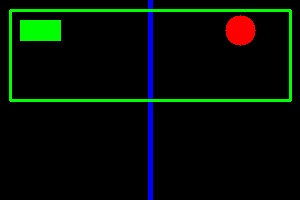
#> input picture P1/imagen.jpg, 300 x 200 px, given in place of the camera
$ jupyter execute VC_P1_Entrega_Grupo33.ipynb   (text cells are left out)
#> lines starting #> are read from the running program, lines starting #| are printed output that depends on the picture; after the words box and inside, x2 and y2 are one past the last pixel; in counts of white or black regions, pixels touching at a corner belong together
[cell 1]
import cv2
import numpy as np
import matplotlib.pyplot as plt

[cell 2]
# Dimensiones
width = 800
height = 800

# Creamos una matriz llena de ceros (un fondo completamente negro)
board = np.zeros((height, width, 1), dtype=np.uint8)

# Recorremos la cuadrícula de 8x8 del ajedrez
for fila in range(0, 8):
    for columna in range(0, 8):

        # Pintamos de blanco (255) si la fila y la columna son pares
        if columna % 2 == 0:
            if fila % 2 == 0:
                # Calculamos el bloque de 100x100 píxeles que ocupa la casilla
                board[fila*100:fila*100+100, columna*100:columna*100+100, 0] = 255

        # O pintamos de blanco si la fila y la columna son impares
        else:
            if fila % 2 != 0:
                board[fila*100:fila*100+100, columna*100:columna*100+100, 0] = 255

# Visualiza con matplotlib
plt.imshow(board, cmap='gray', vmin=0, vmax=255)
plt.show()

[cell 3]
#Dimensiones de la imagen
width = 800
height = 800

#Crear imagen en color (fondo negro inicialmente)
tablero = np.zeros((height, width, 3), dtype=np.uint8)

#Número de casillas por lado
n = 8

#Tamaño de cada casilla
tam_casilla = width // n

#Colores en RGB
color1 = (255, 255, 255)   # blanco
color2 = (0, 0, 0)         # negro

#Dibujar las casillas
for fila in range(n):
    for columna in range(n):
        x1 = columna * tam_casilla
        y1 = fila * tam_casilla
        x2 = x1 + tam_casilla
        y2 = y1 + tam_casilla

        if (fila + columna) % 2 == 0:
            color = color1
        else:
            color = color2

        cv2.rectangle(tablero, (x1, y1), (x2, y2), color, -1)

#Mostrar imagen
plt.imshow(tablero)
plt.axis('off')
plt.show()
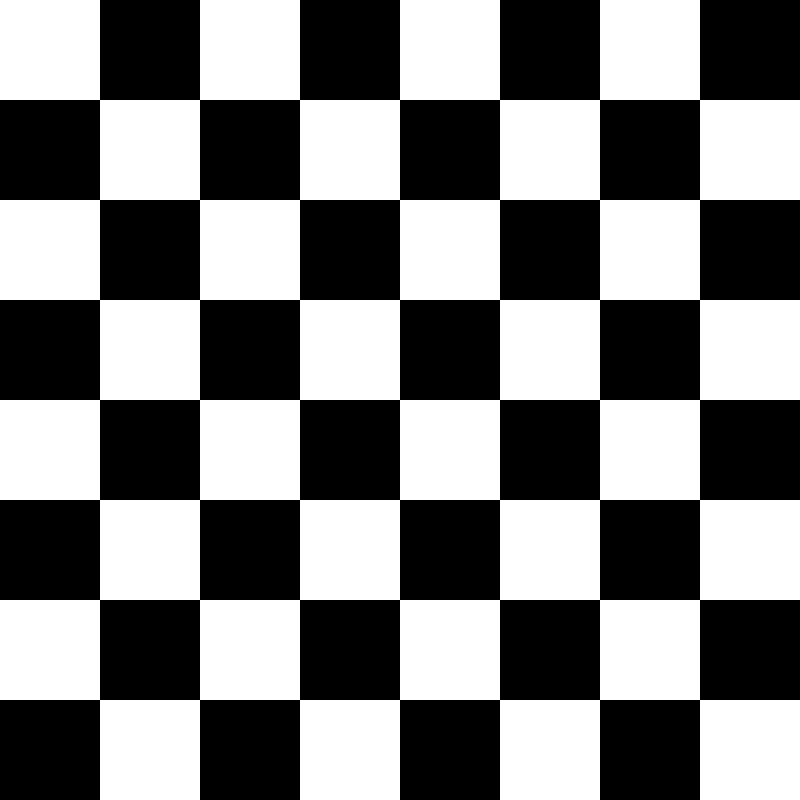
#> shown: shape (800, 800, 3); 50% white; 1 white region, box (x1, y1, x2, y2) and area: (0, 0, 800, 800) 320000

[cell 4]
# Imagen inicial con tres planos
ancho = 300
alto = 200
color_img = np.zeros((alto, ancho, 3), dtype=np.uint8)

# Rellena el fondo de blanco
color_img[:] = 255

# Bloques de colores primarios
cv2.rectangle(color_img, (0, 0), (int(ancho/2) + 20, int(alto/2) + 30), (255, 0, 0), -1)      # Rojo
cv2.rectangle(color_img, (int(ancho/2) + 20, int(alto/2) + 30), (ancho, alto), (0, 0, 255), -1) # Azul
cv2.rectangle(color_img, (0, int(alto/2) + 30), (int(ancho/4), alto), (255, 255, 0), -1)      # Amarillo

# Cuadrícula de líneas negras (grosor 6)
cv2.line(color_img, (int(ancho/2) + 20, 0), (int(ancho/2) + 20, alto), (0, 0, 0), 6)
cv2.line(color_img, (0, int(alto/2) + 30), (ancho, int(alto/2) + 30), (0, 0, 0), 6)
cv2.line(color_img, (int(ancho/4), int(alto/2) + 30), (int(ancho/4), alto), (0, 0, 0), 6)
cv2.line(color_img, (int(ancho/2) + 20, 40), (ancho, 40), (0, 0, 0), 6)
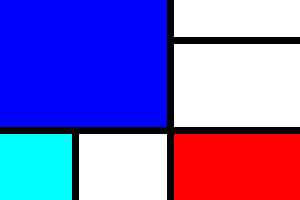
#> color_img: shape (200, 300, 3); mean of channels 0, 1, 2 199.3, 109.1, 124.3; drawn as B, G, R

# Visualiza
plt.imshow(color_img)
plt.axis('off')
plt.show()

# Guarda a disco (convirtiendo de RGB a BGR para OpenCV)
color_img_bgr = cv2.cvtColor(color_img, cv2.COLOR_RGB2BGR)
cv2.imwrite('mondrian.jpg', color_img_bgr)
#> Out = True

[cell 5]
import cv2

vid = cv2.VideoCapture(0)

while(True):
    # fotograma a fotograma
    ret, frame = vid.read()
#> frame is the input picture: shape (200, 300, 3); mean B, G, R 5.8, 13.3, 4.6

    # Hay nuevo fotograma
    if ret:

        # Reducimos la resolución a la mitad para mayor velocidad
        #frame = cv2.resize(frame, (0, 0), fx=0.75, fy=0.75)

        # Convertimos a escala de grises
        gray = cv2.cvtColor(frame, cv2.COLOR_BGR2GRAY)

        # Encontramos los píxeles más oscuros y más claros
        _, _, min_loc, max_loc = cv2.minMaxLoc(gray)
#> min_loc = (0, 0); max_loc = (11, 10)

        # --- PÍXEL MÁS OSCURO ---
        cv2.circle(frame, min_loc, 10, (255, 0, 0), 2)
#> frame: shape (200, 300, 3); 0.08% of pixels changed, all inside (x1, y1, x2, y2) = (0, 0, 12, 12)
        # Añadimos texto azul desplazado un poco (x+20, y-20)
        cv2.putText(frame, 'Oscuro', (min_loc[0] + 20, min_loc[1] - 20),
                    cv2.FONT_HERSHEY_SIMPLEX, 0.7, (255, 0, 0), 2)

        # --- PÍXEL MÁS CLARO ---
        cv2.circle(frame, max_loc, 10, (0, 0, 255), 2)
#> frame: shape (200, 300, 3); mean B, G, R 5.9, 13.2, 5.4
        # Añadimos texto rojo desplazado un poco (x+20, y-20)
        cv2.putText(frame, 'Claro', (max_loc[0] + 20, max_loc[1] - 20),
                    cv2.FONT_HERSHEY_SIMPLEX, 0.7, (0, 0, 255), 2)

        # Muestra fotograma
        cv2.imshow('Vid', frame)

    # Detenemos pulsado ESC
    if cv2.waitKey(20) == 27:
#> (key Esc is pressed here)
        break

# Libera el objeto de captura
vid.release()
# Destruye ventanas
cv2.destroyAllWindows()

[cell 6]
vid = cv2.VideoCapture(0)

# Dimensiones de la cámara
w = int(vid.get(cv2.CAP_PROP_FRAME_WIDTH) / 3)
h = int(vid.get(cv2.CAP_PROP_FRAME_HEIGHT) / 3)


# Función que aplica una paleta de 5 colores según la luminosidad
def aplicar_paleta(gris, c1, c2, c3, c4, c5):

    # Creamos una imagen vacía
    imagen = np.zeros((gris.shape[0], gris.shape[1], 3), dtype=np.uint8)

    # Asignamos un color dependiendo de la luminosidad
    imagen[gris < 50] = c1
    imagen[(gris >= 50) & (gris < 100)] = c2
    imagen[(gris >= 100) & (gris < 150)] = c3
    imagen[(gris >= 150) & (gris < 200)] = c4
    imagen[gris >= 200] = c5

    return imagen


while(True):

    # Fotograma a fotograma
    ret, frameIN = vid.read()

    # Hay nuevo fotograma
    if ret:

        # Reducimos el tamaño de la imagen
        frame = cv2.resize(
            frameIN,
            (w, h),
            interpolation=cv2.INTER_AREA
        )
#> frame: shape (66, 100, 3)

        # Convertimos a escala de grises
        gris = cv2.cvtColor(frame, cv2.COLOR_BGR2GRAY)

        # Suavizamos ligeramente para reducir ruido
        gris_suave = cv2.GaussianBlur(gris, (3, 3), 0)


        # --- PRIMERA GAMA ---
        c1 = aplicar_paleta(
            gris_suave,
            (20, 0, 70),
            (30, 20, 150),
            (40, 80, 230),
            (40, 170, 255),
            (150, 240, 255)
        )


        # --- SEGUNDA GAMA ---
        c2 = aplicar_paleta(
            gris_suave,
            (90, 20, 0),
            (160, 30, 50),
            (200, 20, 160),
            (220, 90, 255),
            (240, 190, 255)
        )


        # --- TERCERA GAMA ---
        c3 = aplicar_paleta(
            gris_suave,
            (20, 60, 0),
            (40, 120, 0),
            (50, 200, 30),
            (50, 240, 160),
            (100, 255, 255)
        )


        # --- CUARTA GAMA ---
        c4 = aplicar_paleta(
            gris_suave,
            (70, 50, 0),
            (130, 100, 0),
            (200, 170, 20),
            (255, 220, 80),
            (255, 255, 180)
        )


        # --- QUINTA GAMA ---
        c5 = aplicar_paleta(
            gris_suave,
            (60, 0, 80),
            (120, 0, 150),
            (180, 20, 220),
            (80, 100, 255),
            (100, 210, 255)
        )


        # --- SEXTA GAMA ---
        c6 = aplicar_paleta(
            gris_suave,
            (120, 20, 0),
            (220, 60, 20),
            (240, 80, 120),
            (220, 140, 230),
            (200, 230, 255)
        )
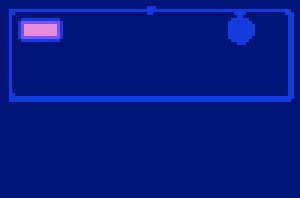
#> c6: shape (66, 100, 3) (shown 3 times larger); mean of channels 0, 1, 2 128.6, 24.1, 3.6; drawn as B, G, R


        # --- SÉPTIMA GAMA ---
        c7 = aplicar_paleta(
            gris_suave,
            (20, 50, 20),
            (20, 100, 80),
            (0, 150, 220),
            (40, 100, 255),
            (180, 180, 255)
        )
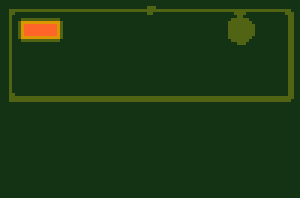
#> c7: shape (66, 100, 3) (shown 3 times larger); mean of channels 0, 1, 2 20, 54.5, 27; drawn as B, G, R


        # --- OCTAVA GAMA ---
        c8 = aplicar_paleta(
            gris_suave,
            (80, 10, 10),
            (120, 20, 80),
            (60, 40, 200),
            (20, 130, 255),
            (140, 240, 255)
        )
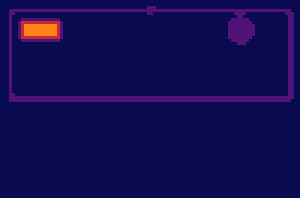
#> c8: shape (66, 100, 3) (shown 3 times larger); mean of channels 0, 1, 2 82.4, 11.7, 17.8; drawn as B, G, R


        # --- NOVENA GAMA ---
        c9 = aplicar_paleta(
            gris_suave,
            (70, 50, 40),
            (130, 70, 100),
            (180, 30, 200),
            (150, 200, 100),
            (210, 255, 210)
        )
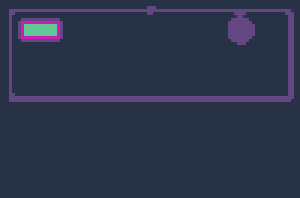
#> c9: shape (66, 100, 3) (shown 3 times larger); mean of channels 0, 1, 2 75.5, 52.4, 45.6; drawn as B, G, R


        # Aplicamos un umbral adaptativo para remarcar los detalles
        mascara = cv2.adaptiveThreshold(
            gris_suave,
            255,
            cv2.ADAPTIVE_THRESH_GAUSSIAN_C,
            cv2.THRESH_BINARY_INV,
            11,
            3
        )
#> mascara: shape (66, 100); 26% white; 2 white regions, box (x1, y1, x2, y2) and area: (4, 4, 96, 32) 984, (0, 0, 100, 66) 735

        # Guardamos las nueve imágenes en una lista
        imagenes = [c1, c2, c3, c4, c5, c6, c7, c8, c9]

        # Pintamos en negro las zonas detectadas por el umbral
        for img in imagenes:
            img[mascara > 0] = (0, 0, 0)
#> this loop made 9 passes


        # Unimos las imágenes por filas
        fila1 = np.hstack((c1, c2, c3))
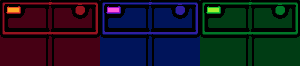
#> fila1: shape (66, 300, 3); mean of channels 0, 1, 2 35.1, 23.2, 22.3; drawn as B, G, R
        fila2 = np.hstack((c4, c5, c6))
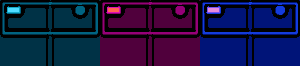
#> fila2: shape (66, 300, 3); mean of channels 0, 1, 2 68.2, 20.6, 23.4; drawn as B, G, R
        fila3 = np.hstack((c7, c8, c9))
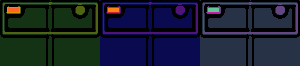
#> fila3: shape (66, 300, 3); mean of channels 0, 1, 2 44.5, 29.9, 23.9; drawn as B, G, R

        # Unimos las tres filas
        collage = np.vstack((fila1, fila2, fila3))


        # Grosor de las líneas que separan las viñetas
        grosor = 6

        # Líneas verticales
        cv2.line(collage, (w, 0), (w, h*3), (0, 0, 0), grosor)
        cv2.line(collage, (w*2, 0), (w*2, h*3), (0, 0, 0), grosor)

        # Líneas horizontales
        cv2.line(collage, (0, h), (w*3, h), (0, 0, 0), grosor)
        cv2.line(collage, (0, h*2), (w*3, h*2), (0, 0, 0), grosor)

        # Dibujamos un marco exterior
        cv2.rectangle(
            collage,
            (0, 0),
            (w*3 - 1, h*3 - 1),
            (0, 0, 0),
            grosor
        )
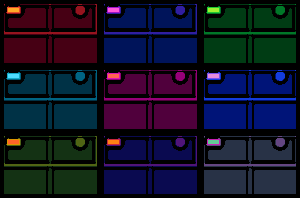
#> collage: shape (198, 300, 3); mean of channels 0, 1, 2 40.6, 20.2, 19.1; drawn as B, G, R

        # Muestra composición
        cv2.imshow("Pop Art", collage)

    # Detenemos pulsado ESC
    if cv2.waitKey(20) == 27:
#> (key Esc is pressed here)
        break


# Libera el objeto de captura
vid.release()

# Destruye ventanas
cv2.destroyAllWindows()
